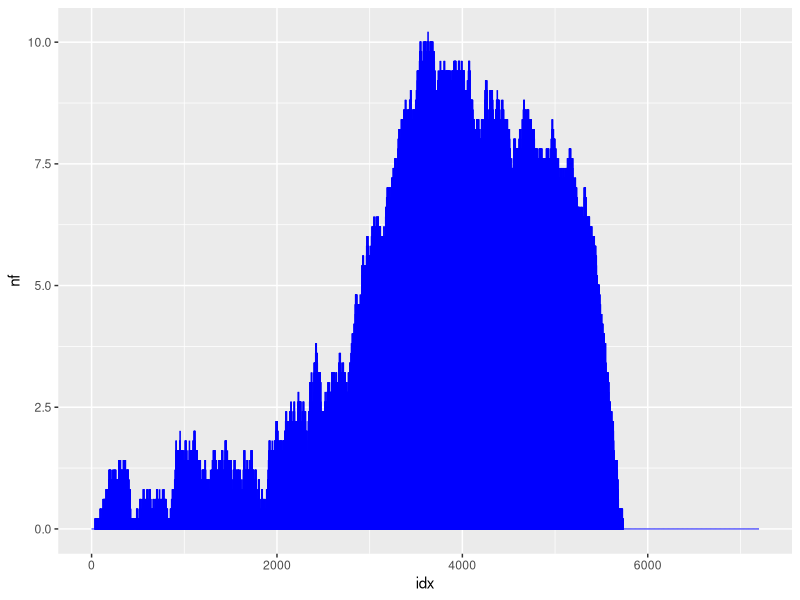
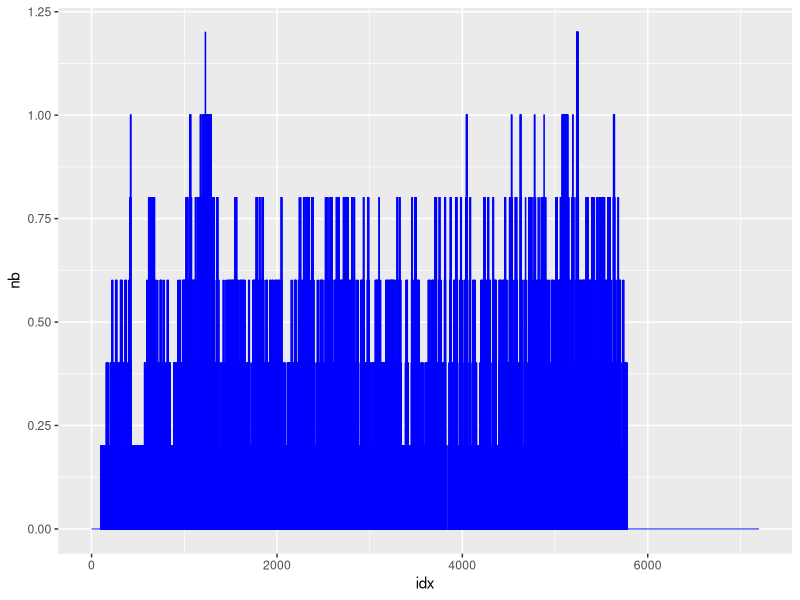
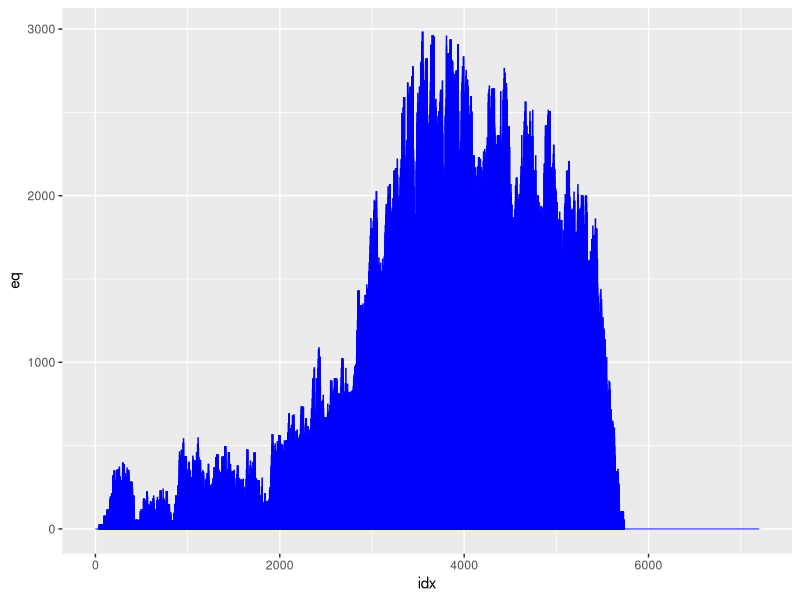
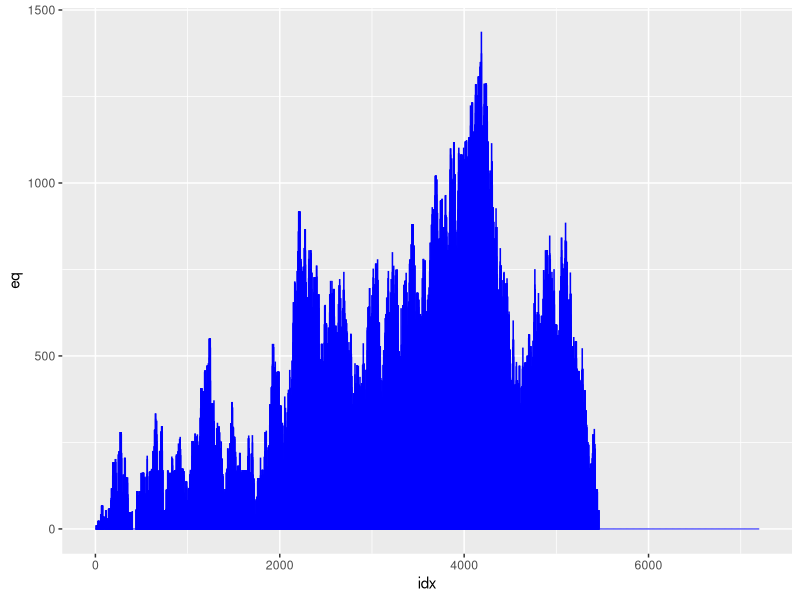

These charts were generated, in order, by the following R code:
library(ggplot2)

mf <- 5
mb <- 5
a.rate <- .1
trb <- 40
trf <- 40
tmb <- 30
tmf <- 30
maxb <- 20
total_state <- 2 * 60 * 60
total_exp_state <- 200

slot_checker <- function(df_station) {
    total_lower_capacity <- nrow(df_station[df_station$queue < df_station$max_queue, ])
    if (total_lower_capacity > 0) {
        availability <- TRUE
    } else {
        availability <- FALSE
    }
    return(availability)
}

add_a_new_car <- function(df_station) {
    short_queue <- min(df_station["queue"])
    short_stations <- df_station[df_station$queue == short_queue, ]
    short_stations <- df_station[df_station$queue == short_queue & df_station$queue < df_station$max_queue, ]

    if (nrow(short_stations) > 0) {
        first_short_stations <- min(short_stations["station"])
        df_station[df_station$station == first_short_stations, ]["queue"] <- df_station[df_station$station == first_short_stations, ]["queue"] + 1
    }
    return(df_station)
}

process_a_car <- function(df_station, pmin, pmax) {
    df_station["next_car"] <- df_station$state <= df_station$next_state

    available_station <- df_station[df_station$next_car == TRUE & df_station$queue > 0, ]

    total_available_station <- nrow(available_station)

    processing_time <- runif(total_available_station, min = pmin, max = pmax)
    processing_time <- ceiling(processing_time)

    if (total_available_station > 0) {
        df_station[df_station$next_car == TRUE & df_station$queue > 0, ]["next_state"] <- available_station["state"] - processing_time
        df_station[df_station$next_car == TRUE & df_station$queue > 0, ]["ptime"] <- processing_time
        df_station[df_station$next_car == TRUE & df_station$queue > 0, ]["queue"] <- available_station["queue"] - 1
    }
    return(df_station)
}

qsim <- function(mf = 5, mb = 5, a.rate = .1, trb = 40, trf = 40, tmb = 30, tmf = 30, maxb = 20) {
    total_state <- 2 * 60 * 60
    # total_state=2
    france_station <- data.frame("station" = 1:mf, "queue" = rep(0, mf), "state" = total_state, "next_state" = total_state, "next_car" = TRUE, max_queue = 10^5, ptime = 0)
    british_station <- data.frame("station" = 1:mf, "queue" = rep(0, mf), "state" = total_state, "next_state" = total_state, "next_car" = TRUE, max_queue = maxb, ptime = 0)

    nf <- c()
    nb <- c()
    eq <- c()

    for (i in 1:total_state) {
        # TODO: To stop the process 30 mins before departure.
        if (min(france_station$state) >= (30 * 60)) {
            is_car_arrive <- rbinom(1, 1, a.rate)
        } else {
            is_car_arrive <- FALSE
        }
        is_british_available <- slot_checker(british_station)

        n_state_f <- sum(france_station["queue"])
        n_state_b <- sum(british_station["queue"])

        # Function to add a new car to the queue on French
        if (is_car_arrive) {
            france_station <- add_a_new_car(france_station)
        }

        # Function to add a new car to the queue on British
        if (is_british_available) {
            # Process a car on the French Station
            france_station <- process_a_car(france_station, pmin = tmf, pmax = tmf + trf)
        }

        # Add a new car to British Station
        if (is_british_available & sum(france_station["queue"]) < n_state_f) {
            british_station <- add_a_new_car(british_station)
        }

        british_station <- process_a_car(british_station, pmin = tmb, pmax = tmb + trb)

        # Statistic
        mean_proc_time <- mean(france_station$ptime)

        nf <- c(nf, mean(france_station$queue))
        nb <- c(nb, mean(british_station$queue))
        eq <- c(eq, n_state_f * mean_proc_time)

        france_station["state"] <- france_station["state"] - 1
        british_station["state"] <- british_station["state"] - 1
    }
    return(list(nf = nf, nb = nb, eq = eq))
}

res1 <- qsim(mf = 5, mb = 5, a.rate = .1, trb = 40, trf = 40, tmb = 30, tmf = 30, maxb = 20)
res2 <- qsim(mf = 5, mb = 5, a.rate = .1, trb = 40, trf = 40, tmb = 40, tmf = 30, maxb = 20)

df_stat1 <- data.frame(
    nf = unlist(res1$nf),
    nb = unlist(res1$nb),
    eq = unlist(res1$eq),
    idx = 1:7200
)
df_stat2 <- data.frame(
    nf = unlist(res2$nf),
    nb = unlist(res2$nb),
    eq = unlist(res2$eq),
    idx = 1:7200
)

ggplot(data = df_stat1, aes(x = idx, y = nf)) +
    geom_bar(stat = "identity", color = "blue")
ggplot(data = df_stat1, aes(x = idx, y = nb)) +
    geom_bar(stat = "identity", color = "blue")
ggplot(data = df_stat1, aes(x = idx, y = eq)) +
    geom_bar(stat = "identity", color = "blue")
ggplot(data = df_stat2, aes(x = idx, y = eq)) +
    geom_bar(stat = "identity", color = "blue")
